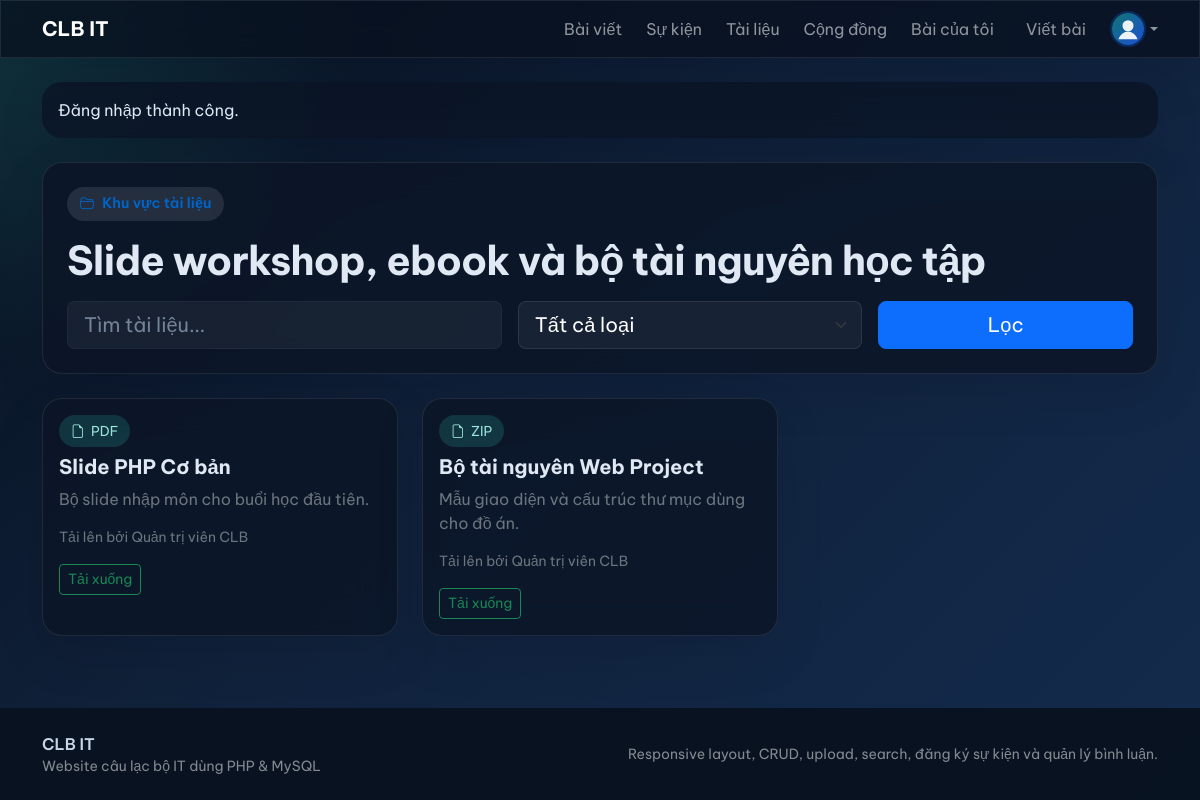
Screenshot of /documents.php (signed in) with the database file from the repository.
### tables this page shows
CREATE TABLE documents (
    id INT AUTO_INCREMENT PRIMARY KEY,
    title VARCHAR(255) NOT NULL,
    description TEXT NULL,
    file_path VARCHAR(255) NOT NULL,
    file_type ENUM('pdf', 'zip', 'doc', 'other') NOT NULL DEFAULT 'pdf',
    uploaded_by INT NOT NULL,
    created_at TIMESTAMP DEFAULT CURRENT_TIMESTAMP,
    updated_at TIMESTAMP DEFAULT CURRENT_TIMESTAMP ON UPDATE CURRENT_TIMESTAMP,
    CONSTRAINT fk_documents_user FOREIGN KEY (uploaded_by) REFERENCES users(id) ON DELETE CASCADE,
    INDEX idx_documents_type (file_type),
    INDEX idx_documents_user (uploaded_by)
);

CREATE TABLE users (
    id INT AUTO_INCREMENT PRIMARY KEY,
    fullname VARCHAR(100) NOT NULL,
    email VARCHAR(120) NOT NULL UNIQUE,
    password VARCHAR(255) NOT NULL,
    avatar VARCHAR(255) NULL,
    bio TEXT NULL,
    skills VARCHAR(255) NULL,
    role ENUM('admin', 'member') NOT NULL DEFAULT 'member',
    status ENUM('active', 'locked') NOT NULL DEFAULT 'active',
    created_at TIMESTAMP DEFAULT CURRENT_TIMESTAMP,
    updated_at TIMESTAMP DEFAULT CURRENT_TIMESTAMP ON UPDATE CURRENT_TIMESTAMP,
    INDEX idx_users_role_status (role, status)
);

### includes/functions.php (called while the page is built, shortened)
<?php
function e(?string $value): string
{
    return htmlspecialchars((string) $value, ENT_QUOTES, 'UTF-8');
}
function short_text(?string $value, int $limit = 140): string
{
    $value = trim((string) $value);
    if (mb_strlen($value) <= $limit) {
        return $value;
    }
    return mb_substr($value, 0, $limit - 3) . '...';
}

### config/database.php (called while the page is built, shortened)
<?php
function db(): PDO
{
    static $pdo = null;
    if ($pdo instanceof PDO) {
        return $pdo;
    }
    $dsn = 'mysql:host=' . DB_HOST . ';dbname=' . DB_NAME . ';charset=utf8mb4';
    $pdo = new PDO($dsn, DB_USER, DB_PASS, [
        PDO::ATTR_ERRMODE => PDO::ERRMODE_EXCEPTION,
        PDO::ATTR_DEFAULT_FETCH_MODE => PDO::FETCH_ASSOC,
        PDO::ATTR_EMULATE_PREPARES => false,
    ]);
    return $pdo;
}

### documents.php (the view, shortened to what this page needs)
<?php
require_once __DIR__ . '/config/database.php';
require_once __DIR__ . '/includes/functions.php';
$search = trim($_GET['q'] ?? '');
$where = ['1=1'];
$whereSql = implode(' AND ', $where);
$stmt = db()->prepare("SELECT d.*, u.fullname AS uploader_name FROM documents d INNER JOIN users u ON u.id = d.uploaded_by WHERE $whereSql ORDER BY d.created_at DESC");
$stmt->execute();
$documents = $stmt->fetchAll();
require_once __DIR__ . '/includes/header.php';
?>
<div class="clubit-card p-4 mb-4">
    <div class="hero-kicker mb-3"><i class="bi bi-folder2-open"></i> Khu vực tài liệu</div>
    <h1 class="section-title mb-3">Slide workshop, ebook và bộ tài nguyên học tập</h1>
    <form method="get" class="row g-3">
        <div class="col-lg-5">
            <input type="text" name="q" class="form-control form-control-lg" value="<?php echo e($search); ?>" placeholder="Tìm tài liệu...">
        </div>
        <div class="col-lg-4">
            <select name="type" class="form-select form-select-lg">
                <option value="">Tất cả loại</option>
            </select>
        </div>
        <div class="col-lg-3 d-grid">
            <button class="btn btn-primary btn-lg">Lọc</button>
        </div>
    </form>
</div>
<div class="row g-4">
    <?php foreach ($documents as $document): ?>
        <div class="col-md-6 col-xl-4" id="doc-<?php echo (int) $document['id']; ?>">
            <div class="clubit-card h-100 p-3 card-hover">
                <div class="soft-badge mb-2"><i class="bi bi-file-earmark"></i> <?php echo e(strtoupper((string) $document['file_type'])); ?></div>
                <h5 class="fw-bold"><?php echo e($document['title']); ?></h5>
                <p class="text-secondary mb-3"><?php echo e(short_text($document['description'], 120)); ?></p>
                <div class="small text-secondary mb-3">Tải lên bởi <?php echo e($document['uploader_name']); ?></div>
                <a href="<?php echo e(UPLOAD_URL . '/' . $document['file_path']); ?>" class="btn btn-outline-success btn-sm" download>Tải xuống</a>
            </div>
        </div>
    <?php endforeach; ?>
</div>
<?php require_once __DIR__ . '/includes/footer.php'; ?>

### assets/css/app.css (style rules this page uses)
:root, [data-theme="dark"] { --clubit-bg: #07111f; --clubit-bg-gradient: radial-gradient(circle at top left, rgba(54, 194, 180, 0.2), transparent 25%), linear-gradient(135deg, #07111f 0%, #10213a 42%, #132b4d 100%); --clubit-surface: rgba(12, 21, 39, 0.84); --clubit-card: rgba(12, 21, 39, 0.82); --clubit-accent: #36c2b4; --clubit-accent-2: #1d4ed8; --clubit-text: #dfe8f3; --clubit-muted: #93a4ba; --clubit-border: rgba(255, 255, 255, 0.09); --clubit-nav-bg: rgba(8, 17, 31, 0.76); --clubit-dropdown-bg: #0c1527; --clubit-dropdown-color: #dfe8f3; --clubit-dropdown-border: rgba(255, 255, 255, 0.09); --clubit-dropdown-hover-bg: rgba(54, 194, 180, 0.16); --clubit-input-bg: rgba(255, 255, 255, 0.05); --clubit-input-border: rgba(255, 255, 255, 0.09); --clubit-input-color: #ffffff; --clubit-chat-msg-other: rgba(255, 255, 255, 0.05); --clubit-chat-msg-mine: rgba(54, 194, 180, 0.12); --clubit-chat-msg-other-border: rgba(255, 255, 255, 0.08); --clubit-chat-msg-mine-border: rgba(54, 194, 180, 0.22); }
* { box-sizing: border-box; }
body { font-family: 'Be Vietnam Pro', sans-serif; background: var(--clubit-bg-gradient); color: var(--clubit-text); transition: background 0.3s ease, color 0.3s ease; display: flex; flex-direction: column; min-height: 100vh; }
body.clubit-logged-in { background: var(--clubit-bg-gradient); color: var(--clubit-text); }
.navbar-glass, .clubit-card, .clubit-panel, .sidebar-glass { backdrop-filter: blur(18px); border: 1px solid var(--clubit-border); box-shadow: 0 18px 50px rgba(2, 8, 23, 0.12); transition: border-color 0.3s ease, box-shadow 0.3s ease; }
.clubit-card, .clubit-panel { background: var(--clubit-card); border-radius: 1.25rem; color: var(--clubit-text); }
.hero-kicker { display: inline-flex; align-items: center; gap: 0.5rem; padding: 0.4rem 0.8rem; border-radius: 999px; background: rgba(255, 255, 255, 0.1); color: #0066cc; font-size: 0.9rem; font-weight: 600; }
.section-title { font-weight: 700; letter-spacing: -0.02em; }
.soft-badge { display: inline-flex; align-items: center; gap: 0.4rem; border-radius: 999px; padding: 0.35rem 0.75rem; font-size: 0.85rem; background: rgba(54, 194, 180, 0.12); color: #0f766e; }
body.clubit-logged-in .soft-badge { background: rgba(54, 194, 180, 0.18); color: #9ce5dc; }
.card-hover { transition: transform 0.3s ease, box-shadow 0.3s ease; }
.form-control, .form-select { background-color: var(--clubit-input-bg) !important; border-color: var(--clubit-input-border) !important; color: var(--clubit-input-color) !important; transition: background-color 0.3s ease, border-color 0.3s ease, color 0.3s ease; }
.form-select option { background-color: var(--clubit-dropdown-bg) !important; color: var(--clubit-dropdown-color) !important; }
.form-control::placeholder { color: var(--clubit-muted) !important; opacity: 0.75; }

### rows the page displays
documents: file_type "PDF", title "Slide PHP Cơ bản", description "Bộ slide nhập môn cho buổi học đầu tiên.", uploaded_by.fullname "Quản trị viên CLB"
documents: file_type "ZIP", title "Bộ tài nguyên Web Project", description "Mẫu giao diện và cấu trúc thư mục dùng cho đồ án.", uploaded_by.fullname "Quản trị viên CLB"

### other values shown
APP_NAME "CLB IT"
$flash['message'] "Đăng nhập thành công."
